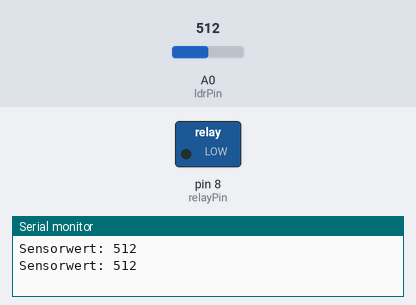
The sketch below on a simulated Arduino Uno, built with avr-gcc and run on an emulated ATmega328P. Shown: switched loads named in the sketch (green lamp = pin HIGH), the last lines printed to the serial monitor. The test bench sets the inputs (shaded band); at power-on: A0 (ldrPin) = 512.

Above: at 1.8 s.
1.9 s: A0 (ldrPin) set to 489
At 3.1 s:
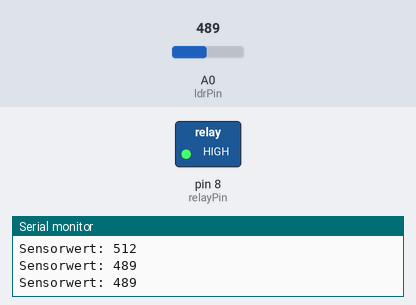
3.5 s: A0 (ldrPin) set to 510
At 4.6 s:
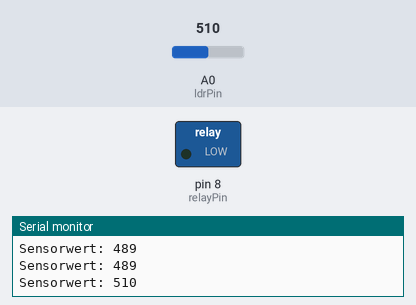
5.5 s: A0 (ldrPin) set to 490
At 7.3 s:
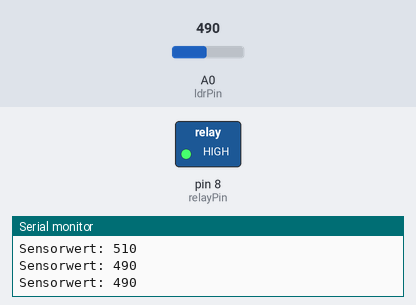
Timing chart, 0 to 8.8 s (numbered marks = the images above; inputs shaded):
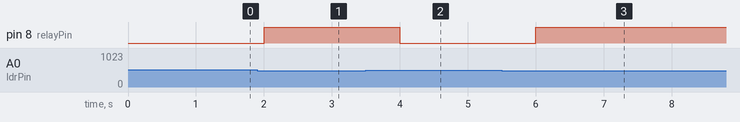

Measured:
- the behaviour switches between 500 and 499 on A0 (ldrPin) (found by bisection; images 0 and 1)
- after the input at 1.9 s, pin 8 (relayPin): LOW → HIGH after 0.10 s
- after the input at 3.5 s, pin 8 (relayPin): HIGH → LOW after 0.50 s
- after the input at 5.5 s, pin 8 (relayPin): LOW → HIGH after 0.50 s

The sketch:

smart_light_control.ino
```cpp
/*
 * Gebäudeautomation: Automatische Beleuchtungssteuerung
 * Tymofii Lata
 */

const int ldrPin = A0;      // Analoger Eingang fuer den Helligkeitssensor (LDR)
const int relayPin = 8;     // Digitaler Ausgang fuer das Relais (Lichtsteuerung)
const int threshold = 500;  // Schwellenwert fuer die Daemmerung

void setup() {
  pinMode(relayPin, OUTPUT);
  digitalWrite(relayPin, LOW); // Standardmaessig aus
  Serial.begin(9600);
}

void loop() {
  int sensorValue = analogRead(ldrPin);

  Serial.print("Sensorwert: ");
  Serial.println(sensorValue);

  // Automatisches Schalten bei Dunkelheit
  if (sensorValue < threshold) {
    digitalWrite(relayPin, HIGH); // Licht ein
  } else {
    digitalWrite(relayPin, LOW);  // Licht aus
  }

  delay(1000); // 1 Sekunde Pause bis zur naechsten Messung
}
```
